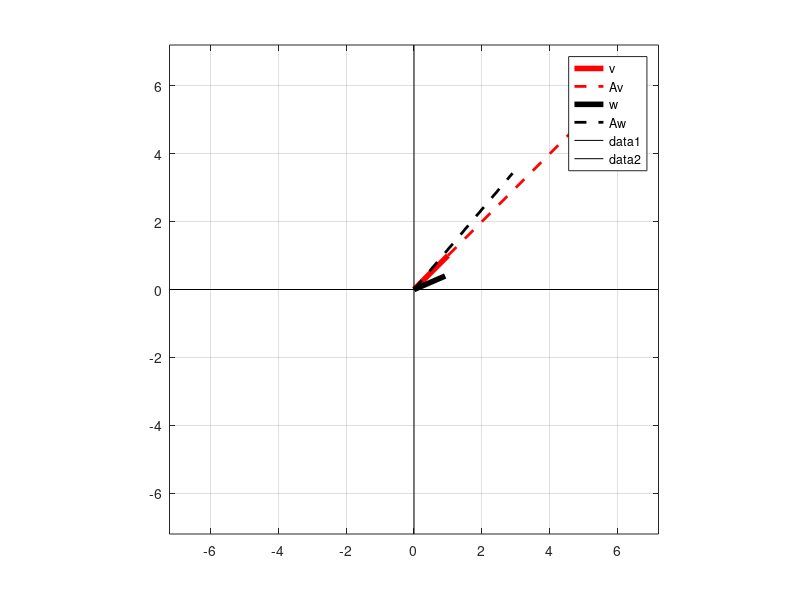
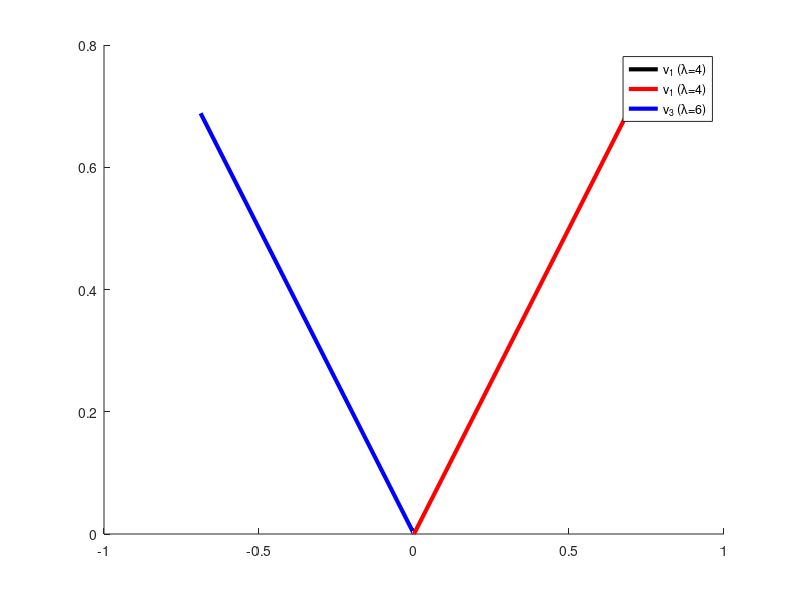
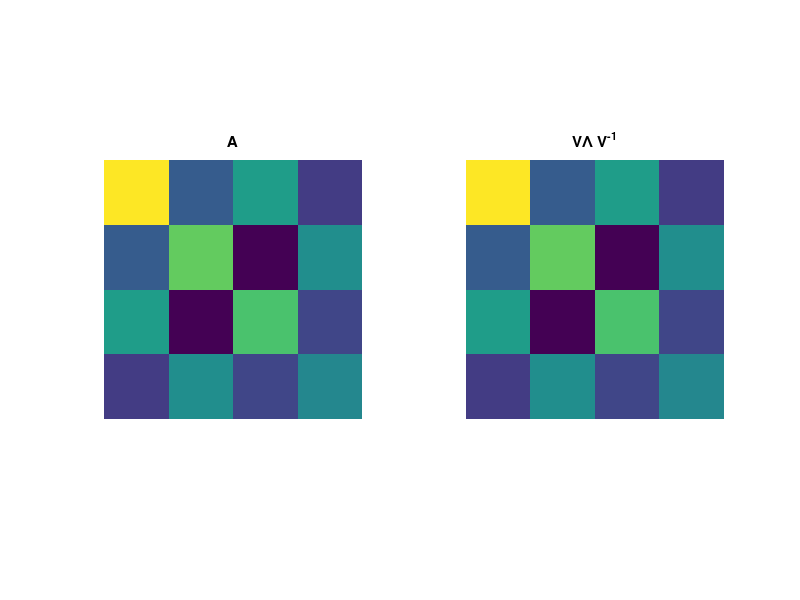
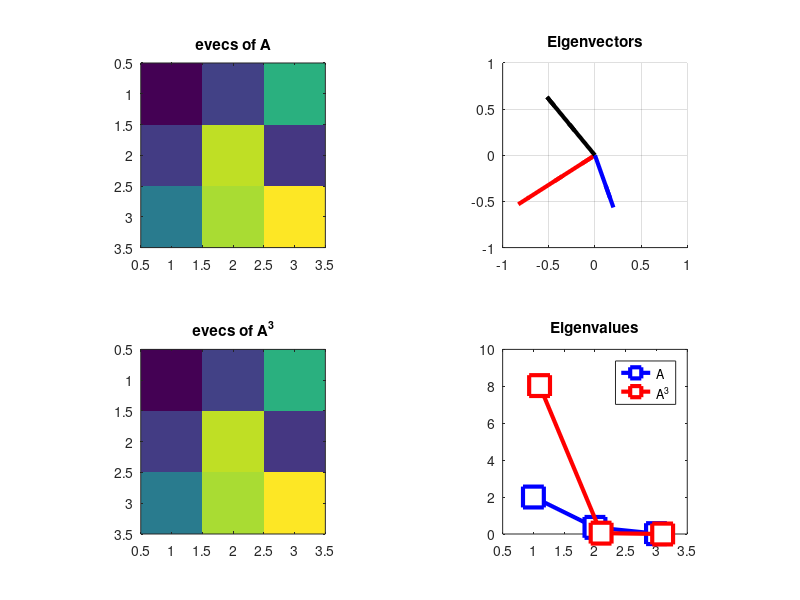

Source code (MATLAB) for these figures, in order: (Note: this script raises an error after producing the figures.)
%%
%     COURSE: Linear algebra: theory and implementation
%    SECTION: Eigendecomposition
%      VIDEO: Finding eigenvalues
% Instructor: sincxpress.com
%
%%


% matrix
A = [1 5; 2 4];

% extract the eigenvalues
eigvals = eig(A);


% specify two vectors
v1 = [ 1 1 ]';   % is an eigenvector!
v2 = randn(2,1); % unlikely to be an eigenvector
v2 = v2/norm(v2);% unit length for convenience

% compute Av
Av1 = A*v1;
Av2 = A*v2;


% plot the vectors and Av
figure(1), clf
plot([0 v1(1)],[0 v1(2)],'r','linew',4)
hold on
plot([0 Av1(1)],[0 Av1(2)],'r--','linew',2)
plot([0 v2(1)],[0 v2(2)],'k','linew',4)
plot([0 Av2(1)],[0 Av2(2)],'k--','linew',2)
legend({'v';'Av';'w';'Aw'})

lim = max([Av1(:); Av2(:)])*1.2;
axis([-1 1 -1 1]*lim)
grid on, axis square
plot(get(gca,'xlim'),[0 0],'k')
plot([0 0],get(gca,'ylim'),'k')


%% eigenvalues of a 3x3 matrix

% specify matrix
A = [ -2  2 -3 ;
      -4  1 -6 ;
      -1 -2  0 ];

% get eigenvalues
eig(A)

%%
%     COURSE: Linear algebra: theory and implementation
%    SECTION: Eigendecomposition
%      VIDEO: Finding eigenvectors
% Instructor: sincxpress.com
%
%%

% matrix
A = [1 2; 2 1];

% eigenvectors
[evecs,evals] = eig(A);

% convert eigenvalues to vector
evals = diag( evals );


% compute the norm of each eigenvector
mag_v1 = sqrt( sum(evecs(:,1).^2) );
mag_v2 = sqrt( sum(evecs(:,2).^2) );


% plot
figure(2), clf
plot([0 evecs(1,1)],[0 evecs(2,1)],'r','linew',3)
hold on
plot([0 evecs(1,2)],[0 evecs(2,2)],'k','linew',3)
legend({'v_1';'v_2'})


axis([-1 1 -1 1])
grid on, axis square
plot(get(gca,'xlim'),[0 0],'k')
plot([0 0],get(gca,'ylim'),'k')


%%
%     COURSE: Linear algebra: theory and implementation
%    SECTION: Eigendecomposition
%      VIDEO: Diagonalization
% Instructor: sincxpress.com
%
%%

A = round(10*randn(4));
A = A'*A;

% eigendecomposition
[evecs,evals] = eig(A);

% test reconstruction
Ap = evecs * evals * inv(evecs);


% plot
figure(4), clf
subplot(121), imagesc(A)
axis square, axis off, title('A')

subplot(122), imagesc(Ap)
axis square, axis off, title('V\Lambda V^{-1}')


% subtract the two (should be zero with rounding errors)
recondiff = A-Ap

% reconstruction error (due to inverse numerical inaccuracies)
rmsA = sqrt( mean(recondiff(:).^2) );
disp([ 'Reconstruction RMS: ' num2str(rmsA) ])

%%
%     COURSE: Linear algebra: theory and implementation
%    SECTION: Eigendecomposition
%      VIDEO: Matrix powers via diagonalization
% Instructor: sincxpress.com
%
%%

A = rand(2);

% compute matrix power directly
A^3 % A*A*A

% and via eigendecomposition
[V,D] = eig(A);
V * D^3 * inv(V)

%% eigenvalues of A and A^3

% create a symmetric matrix
A = rand(3);
A = A*A';

[V,D]   = eig(A);
[V3,D3] = eig(A^3);

% sort the results
[d,sidx] = sort(diag(D),'descend');
V = V(:,sidx);
D = diag(d);

[d,sidx] = sort(diag(D3),'descend');
V3 = V3(:,sidx);
D3 = diag(d);


figure(6), clf
subplot(221), imagesc(V)
axis square, title('evecs of A')

subplot(223), imagesc(V3)
axis square, title('evecs of A^3')

%% now plot their eigenvectors/values

% plot eigenvectors of A
subplot(222), hold on
plot3([0 V(1,1)],[0 V(2,1)],[0 V(3,1)],'r','linew',3)
plot3([0 V(1,2)],[0 V(2,2)],[0 V(3,2)],'k','linew',3)
plot3([0 V(1,3)],[0 V(2,3)],[0 V(3,3)],'b','linew',3)
axis([-1 1 -1 1 -1 1]), axis square
rotate3d on, grid on

% plot eigenvectors of A^3
plot3([0 V3(1,1)],[0 V3(2,1)],[0 V3(3,1)],'r--','linew',3)
plot3([0 V3(1,2)],[0 V3(2,2)],[0 V3(3,2)],'k--','linew',3)
plot3([0 V3(1,3)],[0 V3(2,3)],[0 V3(3,3)],'b--','linew',3)
title('Eigenvectors')


subplot(224)
plot(1:3,diag(D),'bs-','linew',3,'markersize',15,'markerfacecolor','w')
hold on
plot(1.1:3.1,diag(D3),'rs-','linew',3,'markersize',15,'markerfacecolor','w')
set(gca,'xlim',[.5 3.5]), axis square
title('Eigenvalues')
legend({'A';'A^3'})

%%
%     COURSE: Linear algebra: theory and implementation
%    SECTION: Eigendecomposition
%      VIDEO: Eigenvectors of repeated eigenvalues
% Instructor: sincxpress.com
%
%%

% a matrix
A = [ 5   -1   0;
     -1    5   0;
     1/3 -1/3  4];

% its eigendecomposition
[V,D] = eig(A);

% sort eigenvalues
[D,sidx] = sort( diag(D) );
V = V(:,sidx);


% plot eigenvectors
figure(2), clf, hold on
plot3([0 V(1,1)],[0 V(2,1)],[0 V(3,1)],'k','linew',3)
plot3([0 V(1,2)],[0 V(2,2)],[0 V(3,2)],'r','linew',3)
plot3([0 V(1,3)],[0 V(2,3)],[0 V(3,3)],'b','linew',3)
legend({[ 'v_1 (\lambda=' num2str(D(1)) ')' ];[ 'v_1 (\lambda=' num2str(D(2)) ')' ];[ 'v_3 (\lambda=' num2str(D(3)) ')' ]})

% plot subspace spanned by same-eigenvalued eigenvectors
h = ezmesh( @(s,t)V(1,1)*s+V(1,2)*t , @(s,t)V(2,1)*s+V(2,2)*t , @(s,t)V(3,1)*s+V(3,2)*t , [-1 1 -1 1 -1 1]);
set(h,'facecolor','g','cdata',ones(50),'LineStyle','none')
xlabel('eig_1'), ylabel('eig_2'), zlabel('eig_3')
axis square, grid on, rotate3d on
title('')

%%
%     COURSE: Linear algebra: theory and implementation
%    SECTION: Eigendecomposition
%      VIDEO: Eigendecomposition of symmetric matrices
% Instructor: sincxpress.com
%
%%

% create a random matrix
A = randn(14);

% make it symmetric (additive method)
A = A+A';

% diagonalize it
[evecs,evals] = eig(A);


% magnitudes of each vector
sqrt( sum(evecs.^2,1) )


% and make plots
figure(6), clf
subplot(131), imagesc(A)
axis square, axis off
title('A')

subplot(132), imagesc(evecs)
axis square, axis off
title('Eigenvectors')

subplot(133), imagesc(evecs*evecs')
axis square, axis off
title('VV^T')

%%
%     COURSE: Linear algebra: theory and implementation
%    SECTION: Eigendecomposition
%      VIDEO: Generalized eigendecomposition
% Instructor: sincxpress.com
%
%%

% define matrices
A = [3 2; 1 3];
B = [1 1; 4 1];

% GED
[eigvecs,eigvals] = eig(A,B);


% matrix-vector multiplication
Av = A*eigvecs(:,2);
Bv = B*eigvecs(:,2);
BinvAv = inv(B)*A*eigvecs(:,2);


figure(1), clf
subplot(131)
plot([0 eigvecs(1,2)],[0 eigvecs(2,2)],'k','linew',4), hold on
plot([0 Av(1)],[0 Av(2)],'r--','linew',2)
axis square, axis([-1 1 -1 1]*3), plot(get(gca,'xlim'),[0 0],'k:'), plot([0 0],get(gca,'ylim'),'k:')
legend({'v_2';'Av_2'})
title('Av')


subplot(132)
plot([0 eigvecs(1,2)],[0 eigvecs(2,2)],'k','linew',4), hold on
plot([0 Bv(1)],[0 Bv(2)],'r--','linew',2)
axis square, axis([-1 1 -1 1]*3), plot(get(gca,'xlim'),[0 0],'k:'), plot([0 0],get(gca,'ylim'),'k:')
legend({'v_2';'Bv_2'})
title('Bv')


subplot(133)
plot([0 eigvecs(1,2)],[0 eigvecs(2,2)],'k','linew',4), hold on
plot([0 BinvAv(1)],[0 BinvAv(2)],'r--','linew',2)
axis square, axis([-1 1 -1 1]*3), plot(get(gca,'xlim'),[0 0],'k:'), plot([0 0],get(gca,'ylim'),'k:')
legend({'v_2';'B^{-1}Av_2'})
title('B^-^1Av')

%% done.

% Interested in more courses? See sincxpress.com
% Use code MXC-DISC4ALL for the lowest price for all courses.
